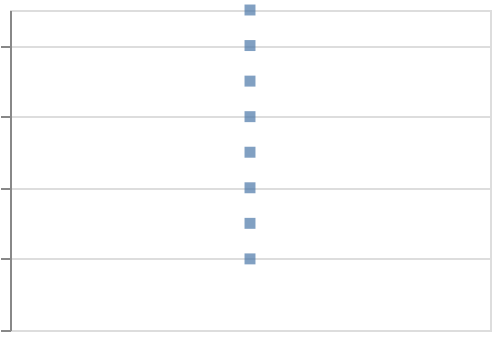

Express this chart as Vega-Lite.
### Vega-Lite specification from a JSON file in a GitHub repository (floating-point values rounded to 4 significant figures)
{"$schema": "https://vega.github.io/schema/vega-lite/v6.json", "padding": 5, "autosize": "none", "width": 240, "height": 160, "data": {"name": "table", "values": [{"c": "A", "g": "p", "x": 1, "y": 2, "v": 5, "t": "2024-01-15", "o": {"v": 3}, "IMDB Rating": 6.1, "d": "x1"}, {"c": "B", "g": "q", "x": 2, "y": 4, "v": 9, "t": "2024-02-20", "o": {"v": 7}, "IMDB Rating": 7.4, "d": "x2"}, {"c": "A", "g": "q", "x": 3, "y": 3, "v": 2, "t": "2024-03-05", "o": {"v": 1}, "IMDB Rating": 5.2, "d": "x1"}, {"c": "C", "g": "p", "x": 4, "y": 6, "v": 7, "t": "2024-05-30", "o": {"v": 4}, "IMDB Rating": 8.8, "d": "x3"}, {"c": "B", "g": "p", "x": 5, "y": 5, "v": 4, "t": "2024-07-11", "o": {"v": 9}, "IMDB Rating": 6.9, "d": "x2"}, {"c": "C", "g": "q", "x": 6, "y": 8, "v": 6, "t": "2024-09-02", "o": {"v": 2}, "IMDB Rating": 7.7, "d": "x3"}, {"c": "A", "g": "p", "x": 7, "y": 7, "v": 8, "t": "2024-11-25", "o": {"v": 5}, "IMDB Rating": 4.4, "d": "x1"}, {"c": "B", "g": "q", "x": 8, "y": 9, "v": 3, "t": "2024-12-31", "o": {"v": 8}, "IMDB Rating": 9.1, "d": "x2"}]}, "mark": "square", "encoding": {"y": {"field": "y", "type": "quantitative"}}}
